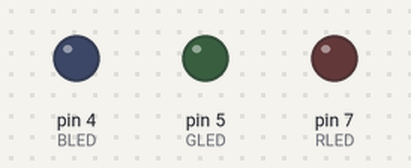
This sketch was run on a simulated Arduino Uno, built with avr-gcc and run on an emulated ATmega328P. On the bench: output pins drawn as LEDs (lit = HIGH).

Above: at 0.5 s.
At 2.5 s:
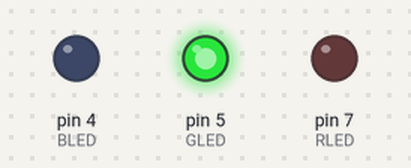
At 3.5 s:
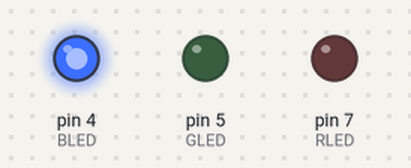
At 4.5 s:
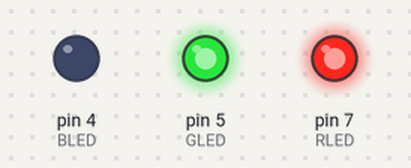
At 6.5 s:
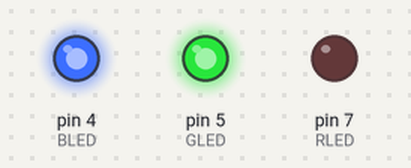
At 9.5 s:
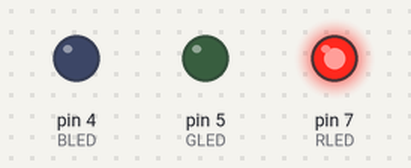
Timing chart, 0 to 10.4 s (numbered marks = the images above):
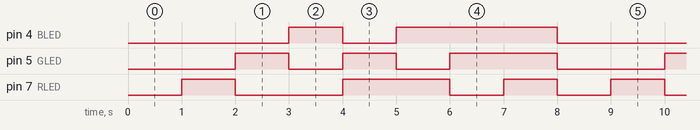

The sketch:

led.ino
```cpp
#define RLED 7
#define GLED 5
#define BLED 4

int arr[24] = {0, 0, 0, 1, 0, 0, 0, 1, 0, 0, 0, 1, 1, 1, 0, 1, 0, 1, 0, 1, 1, 1, 1, 1};

void setup() {
  // put your setup code here, to run once:
  // // 初始化10引脚
  // pinMode(10, OUTPUT);
  // // 引脚10输出高电平
  // digitalWrite(10, HIGH);

  pinMode(RLED, OUTPUT);
  pinMode(GLED, OUTPUT);
  pinMode(BLED, OUTPUT);

}

void loop() {
  // put your main code here, to run repeatedly:
  // 由于有锁存，所以下面这一句和setup写最上面两句是等效的，setup节省资源
  // digitalWrite(10, HIGH);
  for(int i = 0; i < 8; i=i+1){
    if(arr[i*3])  digitalWrite(RLED, HIGH);
    else  digitalWrite(RLED, LOW);
    if(arr[i*3 + 1])  digitalWrite(GLED, HIGH);
    else  digitalWrite(GLED, LOW);
    if(arr[i*3 + 2])  digitalWrite(BLED, HIGH);
    else  digitalWrite(BLED, LOW);
    delay(1000);
  }
  // digitalWrite(RLED, HIGH);
  // digitalWrite(GLED, HIGH);
  // digitalWrite(BLED, HIGH);
  // delay(1000);
  // digitalWrite(RLED, LOW);
  // digitalWrite(GLED, LOW);
  // digitalWrite(BLED, LOW);
  // delay(1000);
}
```

Measured:
- by itself, pin 4 (BLED): repeats every 8.0 s: LOW 1.0 s, HIGH 3.0 s, LOW 3.0 s, HIGH 1.0 s
- by itself, pin 5 (GLED): repeats every 8.0 s: LOW 1.0 s, HIGH 1.0 s, LOW 1.0 s, HIGH 2.0 s, LOW 2.0 s, HIGH 1.0 s
- by itself, pin 7 (RLED): repeats every 8.0 s: LOW 2.0 s, HIGH 2.0 s, 2 × (LOW 1.0 s, HIGH 1.0 s)
